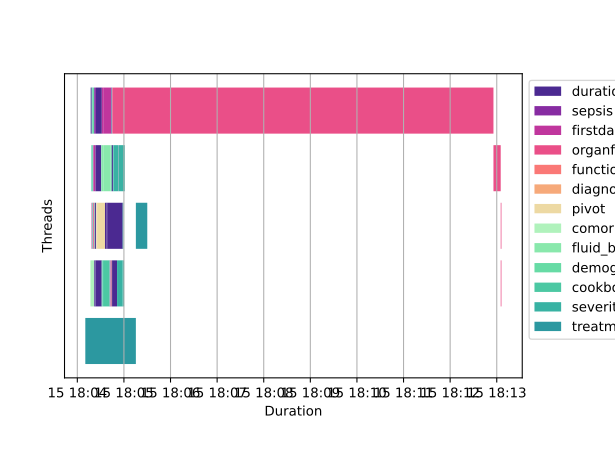

Reproduce this figure in Python.
import matplotlib.pyplot as plt
from matplotlib.patches import Patch
import pandas as pd
import csv
import os
from palettable.cartocolors.sequential import agSunset_7, TealGrn_7

query_name_index = 0
execution_time_index = 1
start_time_index = 2
finish_time_index = 3
status_index = 4
pid_index = 5
thread_name_index = 6

fig, gnt = plt.subplots()

gnt.set_xlabel('Duration')
gnt.set_ylabel('Threads')


def get_queries():
    query_list = []
    latest_log = "/home/ceci/Desktop/log_report/res/this_dbt_log.csv"
    with open(latest_log, mode='r') as f:
        reader = csv.reader(f)
        next(reader)
        for row in reader:
            start_time_str = row[start_time_index]
            finish_time_str = row[finish_time_index]
            start_time = pd.to_datetime(start_time_str, format='%Y-%m-%dT%H:%M:%S')
            finish_time = pd.to_datetime(finish_time_str, format='%Y-%m-%dT%H:%M:%S')
            query_duration = finish_time - start_time
            query_list.append({
                "query_name": row[query_name_index],
                "duration": query_duration,
                "start_time": start_time,
                "query_status": row[status_index],
                "thread_name": row[thread_name_index]
            })
    return query_list


def get_names():
    name_list = []
    query_list = get_queries()
    for query in query_list:
        name_list.append(query["query_name"])
    return name_list


def get_threads():
    thread_list = []
    query_list = get_queries()
    for query in query_list:
        current_thread = int(query["thread_name"])
        if current_thread not in thread_list:
            thread_list.append(current_thread)
    return sorted(thread_list)


color_set = agSunset_7.mpl_colors + TealGrn_7.mpl_colors
path = "/home/ceci/Desktop/mimic-dbt/models"
all_dir_list = os.listdir(path)
dir_list = []
for d in all_dir_list:
    # delete other files or dirs
    if d[0] != '.' and d[-4:] != '.sql' and d != 'example':
        dir_list.append(d)


def get_color_map():
    """
     color_map: ['dir1': [model1, model2, model3], 'dir2': [model1, model2, ...] ...]
     index of dir = index of color
    """
    color_map = {}

    for d in dir_list:
        color_map[d] = []
        # get models inside the dir
        model_list = os.listdir(path + '/' + d)
        for model in model_list:
            # drop ".sql"
            color_map[d].append(model[:-4])

    return color_map


def get_color(query_name):
    color_map = get_color_map()
    res = ""
    for this_dir in dir_list:
        for this_model in color_map[this_dir]:
            if this_model == query_name:
                res = this_dir
                break
    return color_set[list(color_map).index(res)]


c_dict = {}
for i in range(len(dir_list)):
    c_dict[dir_list[i]] = color_set[i]

legend_elements = [Patch(facecolor=c_dict[i], label=i) for i in c_dict]
plt.legend(handles=legend_elements, bbox_to_anchor=(1.0005, 1), loc="upper left")
plt.subplots_adjust(top=0.84, bottom=0.18, left=0.105, right=0.85, hspace=0.2, wspace=0.2)
gnt.set_yticklabels(get_names())
# Setting graph attribute
# TODO: y labels cannot work
gnt.grid(True)
labels = [str(x) for x in get_threads()]
gnt.set_yticklabels(labels)
plt.yticks(range(len(get_threads())), get_threads())

for i in get_queries():
    model_name = i["query_name"]
    gnt.broken_barh([(i["start_time"], i["duration"])], (int(i["thread_name"]) * 10, 8),
                    facecolors=get_color(model_name))

plt.show()
